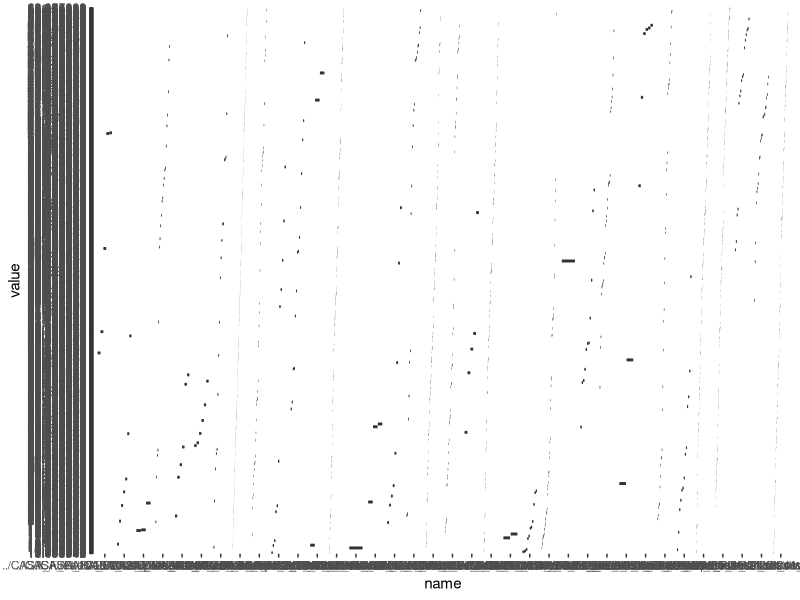
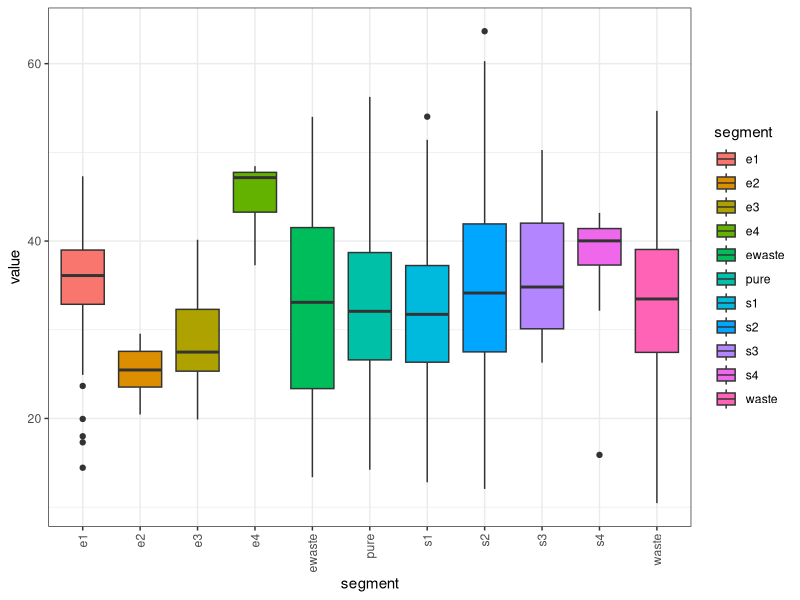
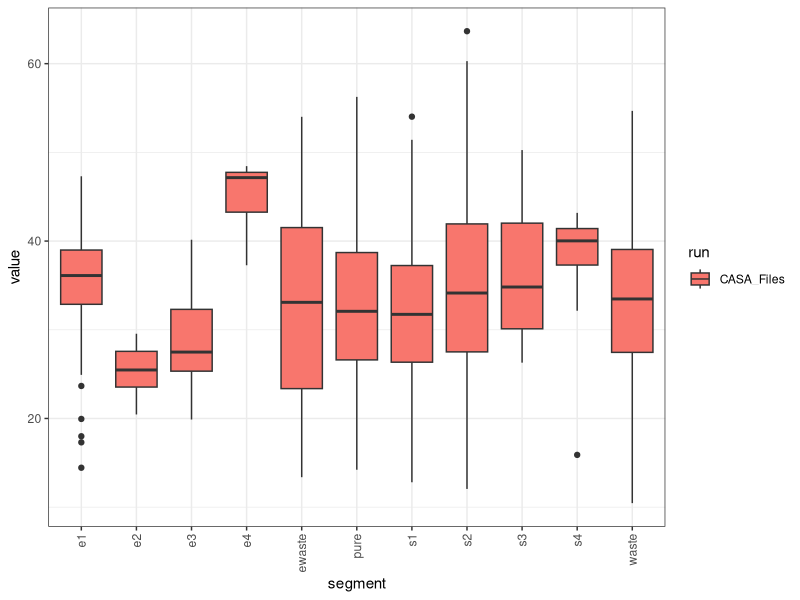
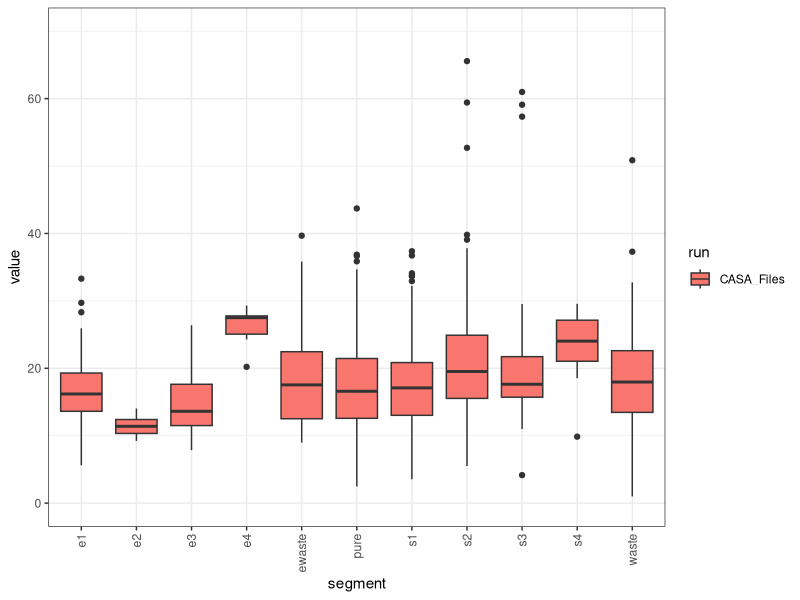
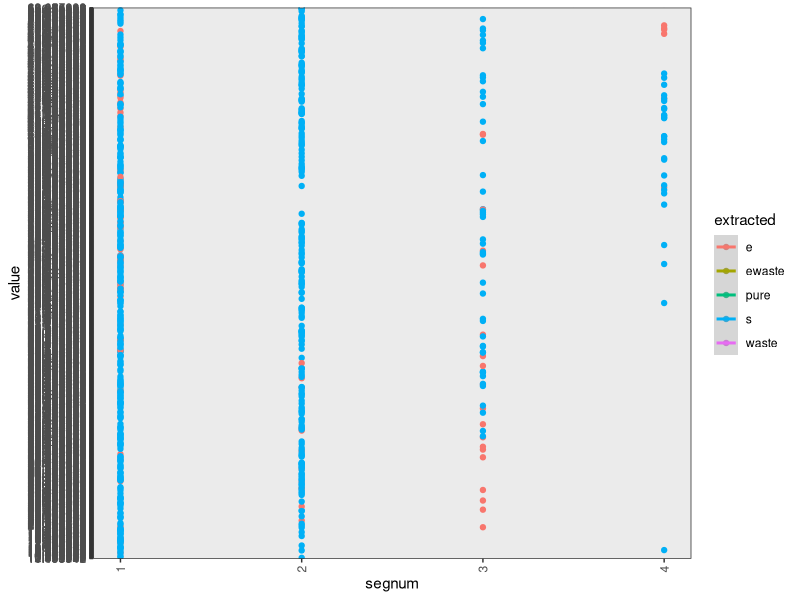
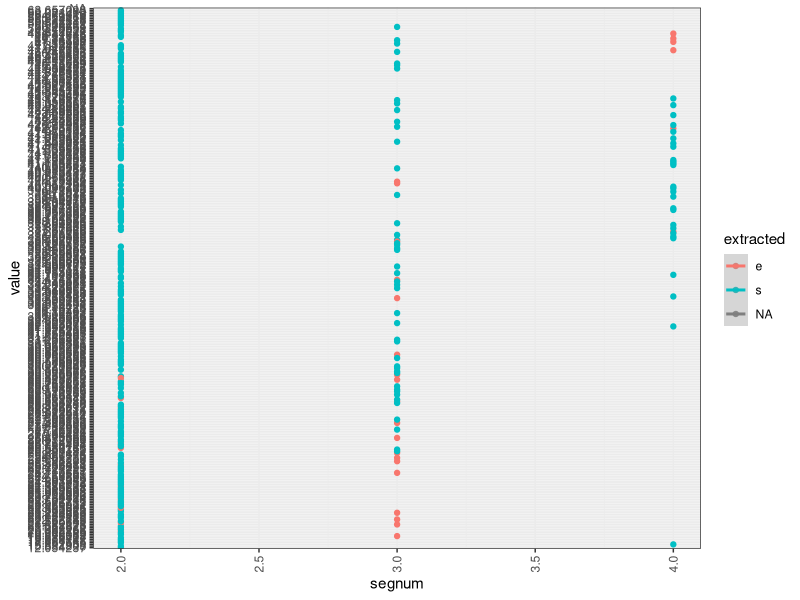

R code for these plots, in order: (Note: this script raises an error after producing the figures.)
library(ggplot2)
library(reshape2)
library(stringr)

data = read.table ('casa_paths_extracted.txt', sep = ' ')
colnames (data) = c('name', 'empty' , 'VCL', 'VAP', 'VSL', 'LIN', 'WOB', 'PROG', 'BCF','segment')
data$spermid = 1:nrow(data)

mdata = melt(data, id.vars = c("name", "spermid"))

mdata2 = melt(data, id.vars = c("name", "spermid", "LIN"))
g = ggplot(data = mdata2[mdata2$variable == "VCL", ], aes(name, value)) + geom_boxplot()

pdf("output.pdf", height = 3, width = 4)
print(g)
dev.off()

data$run = sapply(data$name, function(x) {strsplit(x, split ="/")[[1]][2]})

mdata = melt(data, id.vars = c("name", "spermid", "run", "segment"))

g = ggplot(data = mdata[mdata$variable == "VCL", ], aes(segment, value, fill = segment)) +
  geom_boxplot() +
  theme_bw() +
  theme(axis.text.x = element_text(angle = 90, vjust = 0.5, hjust = 1))

pdf("output2.pdf", height = 6, width = 8)
print(g)
dev.off()

g = ggplot(data = mdata[mdata$variable == "VCL", ], aes(segment, value, fill = run)) +
  geom_boxplot() +
  theme_bw() +
  theme(axis.text.x = element_text(angle = 90, vjust = 0.5, hjust = 1))

pdf("output3.pdf", height = 6, width = 8)
print(g)
dev.off()

g = ggplot(data = mdata[mdata$variable == "VSL", ], aes(segment, value, fill = run)) +
  geom_boxplot() +
  theme_bw() +
  theme(axis.text.x = element_text(angle = 90, vjust = 0.5, hjust = 1)) +
  lims(y=c(0,70))

pdf("output4.pdf", height = 6, width = 8)
print(g)
dev.off()

detailed = data
detailed$extracted = sapply(detailed$segment, function(x){return(str_extract(x, "[a-zA-Z]+"))})
detailed$segnum = sapply(detailed$segment, function(x){as.numeric(str_extract(x, "[0-9]+"))})
mdetailed = melt(detailed, id.vars = c("name", "segment", "spermid", "extracted", "segnum"))
g = ggplot(data = mdetailed[mdetailed$variable == "VCL", ], aes(segnum, value, color = extracted)) +
  geom_point() +
  geom_smooth(method = "lm") +
  theme_bw() +
  theme(axis.text.x = element_text(angle = 90, vjust = 0.5, hjust = 1))

pdf("scatter1.pdf", height = 6, width = 8)
print(g)
dev.off()

detailed = data
detailed$extracted = sapply(detailed$segment, function(x){return(str_extract(x, "[a-zA-Z]+"))})
detailed$segnum = sapply(detailed$segment, function(x){as.numeric(str_extract(x, "[0-9]+"))})
mdetailed = melt(detailed, id.vars = c("name", "segment", "spermid", "extracted", "segnum"))
g = ggplot(data = mdetailed[mdetailed$variable == "VCL" & mdetailed$segnum > 1.5, ], aes(segnum, value, color = extracted)) +
  geom_point() +
  geom_smooth(method = "lm") +
  theme_bw() +
  theme(axis.text.x = element_text(angle = 90, vjust = 0.5, hjust = 1))

pdf("scatter2.pdf", height = 6, width = 8)
print(g)
dev.off()

## NEW PLOTTING
mdetailed$prettyextracted = sapply(mdetailed$extracted, function(x) {
  if (x == "e") {
    return("Extracted")
  }
  if (x == "s") {
    return("In Device")
  }
  return(x)
})

g = ggplot(data = mdetailed[mdetailed$variable == "VCL" & mdetailed$segnum > 1.5 & mdetailed$extracted != "waste" & mdetailed$extracted != "ewaste" & mdetailed$extracted != "pure", ], aes(x=segnum, y=value)) + 
  geom_boxplot(aes(fill = prettyextracted, linetype = factor(segnum))) +
  scale_linetype_manual(values = c("solid", "solid", "solid", "solid", "solid", "solid"), guide="none") +
  theme_bw() +
  geom_smooth(method = "lm", aes(color = prettyextracted)) +
  theme(axis.text.x = element_text(angle = 90, vjust = 0.5, hjust = 1),plot.title=element_text(size = 16, face = "bold", hjust = 0.5)) +
  scale_x_continuous(name = "Segment number") +
  scale_y_continuous(name = "VCL(um/sec)")+
  ylim(0,70)+
  guides(fill=guide_legend(title="Source"),color=guide_legend(title="Source"))+
  ggtitle("VCL") 


pdf("VCL2.pdf", height = 6, width = 8)
print(g)
dev.off()


model = aov(VSL ~ segment, data = data[data$segment %in% c("1", "2"),])
summary(model)
TukeyHSD(model, conf.level = 0.95)
mean(data$VSL[data$segment == "1"])
mean(data$VSL[data$segment == "2"])



